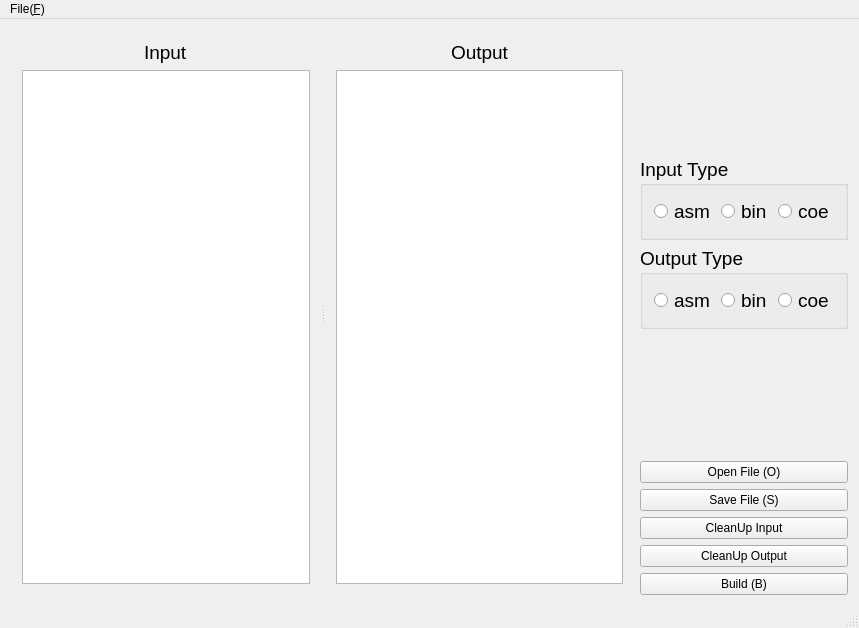
<?xml version="1.0" encoding="UTF-8"?>
<ui version="4.0">
 <class>MainWindow</class>
 <widget class="QMainWindow" name="MainWindow">
  <property name="geometry">
   <rect>
    <x>0</x>
    <y>0</y>
    <width>859</width>
    <height>628</height>
   </rect>
  </property>
  <property name="windowTitle">
   <string>MainWindow</string>
  </property>
  <property name="windowIcon">
   <iconset resource="icon.qrc">
    <normaloff>:/appIcon/MyIcon.icns</normaloff>:/appIcon/MyIcon.icns</iconset>
  </property>
  <widget class="QWidget" name="centralWidget">
   <layout class="QHBoxLayout" name="horizontalLayout_5">
    <item>
     <widget class="QSplitter" name="splitter_2">
      <property name="orientation">
       <enum>Qt::Horizontal</enum>
      </property>
      <widget class="QSplitter" name="splitter">
       <property name="orientation">
        <enum>Qt::Horizontal</enum>
       </property>
       <widget class="QWidget" name="layoutWidget">
        <layout class="QVBoxLayout" name="verticalLayout">
         <item>
          <layout class="QHBoxLayout" name="horizontalLayout">
           <item>
            <spacer name="horizontalSpacer_2">
             <property name="orientation">
              <enum>Qt::Horizontal</enum>
             </property>
             <property name="sizeHint" stdset="0">
              <size>
               <width>40</width>
               <height>20</height>
              </size>
             </property>
            </spacer>
           </item>
           <item>
            <widget class="QLabel" name="label">
             <property name="font">
              <font>
               <family>Helvetica Neue</family>
               <pointsize>14</pointsize>
              </font>
             </property>
             <property name="text">
              <string>Input</string>
             </property>
             <property name="buddy">
              <cstring>InputTextEdit</cstring>
             </property>
            </widget>
           </item>
           <item>
            <spacer name="horizontalSpacer">
             <property name="orientation">
              <enum>Qt::Horizontal</enum>
             </property>
             <property name="sizeHint" stdset="0">
              <size>
               <width>40</width>
               <height>20</height>
              </size>
             </property>
            </spacer>
           </item>
          </layout>
         </item>
         <item>
          <widget class="QPlainTextEdit" name="InputTextEdit">
           <property name="font">
            <font>
             <family>Courier</family>
            </font>
           </property>
          </widget>
         </item>
        </layout>
       </widget>
       <widget class="QWidget" name="layoutWidget">
        <layout class="QVBoxLayout" name="verticalLayout_2">
         <item>
          <layout class="QHBoxLayout" name="horizontalLayout_2">
           <item>
            <spacer name="horizontalSpacer_3">
             <property name="orientation">
              <enum>Qt::Horizontal</enum>
             </property>
             <property name="sizeHint" stdset="0">
              <size>
               <width>40</width>
               <height>20</height>
              </size>
             </property>
            </spacer>
           </item>
           <item>
            <widget class="QLabel" name="label_2">
             <property name="font">
              <font>
               <family>Helvetica Neue</family>
               <pointsize>14</pointsize>
              </font>
             </property>
             <property name="text">
              <string>Output</string>
             </property>
             <property name="buddy">
              <cstring>InputTextEdit</cstring>
             </property>
            </widget>
           </item>
           <item>
            <spacer name="horizontalSpacer_4">
             <property name="orientation">
              <enum>Qt::Horizontal</enum>
             </property>
             <property name="sizeHint" stdset="0">
              <size>
               <width>40</width>
               <height>20</height>
              </size>
             </property>
            </spacer>
           </item>
          </layout>
         </item>
         <item>
          <widget class="QPlainTextEdit" name="OutputTextEdit">
           <property name="font">
            <font>
             <family>Courier</family>
            </font>
           </property>
          </widget>
         </item>
        </layout>
       </widget>
      </widget>
     </widget>
    </item>
    <item>
     <layout class="QVBoxLayout" name="verticalLayout_3">
      <item>
       <spacer name="verticalSpacer">
        <property name="orientation">
         <enum>Qt::Vertical</enum>
        </property>
        <property name="sizeHint" stdset="0">
         <size>
          <width>20</width>
          <height>40</height>
         </size>
        </property>
       </spacer>
      </item>
      <item>
       <widget class="QGroupBox" name="groupBox">
        <property name="font">
         <font>
          <family>Helvetica Neue</family>
          <pointsize>14</pointsize>
         </font>
        </property>
        <property name="title">
         <string>Input Type</string>
        </property>
        <layout class="QHBoxLayout" name="horizontalLayout_4">
         <item>
          <widget class="QRadioButton" name="Input_asm_check">
           <property name="font">
            <font>
             <family>Helvetica Neue</family>
            </font>
           </property>
           <property name="text">
            <string>asm</string>
           </property>
          </widget>
         </item>
         <item>
          <widget class="QRadioButton" name="Input_bin_check">
           <property name="font">
            <font>
             <family>Helvetica Neue</family>
            </font>
           </property>
           <property name="text">
            <string>bin</string>
           </property>
          </widget>
         </item>
         <item>
          <widget class="QRadioButton" name="Input_coe_check">
           <property name="font">
            <font>
             <family>Helvetica Neue</family>
            </font>
           </property>
           <property name="text">
            <string>coe</string>
           </property>
          </widget>
         </item>
        </layout>
       </widget>
      </item>
      <item>
       <widget class="QGroupBox" name="groupBox_2">
        <property name="font">
         <font>
          <family>Helvetica Neue</family>
          <pointsize>14</pointsize>
         </font>
        </property>
        <property name="title">
         <string>Output Type</string>
        </property>
        <layout class="QHBoxLayout" name="horizontalLayout_3">
         <item>
          <widget class="QRadioButton" name="Output_asm_check">
           <property name="font">
            <font>
             <family>Helvetica Neue</family>
            </font>
           </property>
           <property name="text">
            <string>asm</string>
           </property>
          </widget>
         </item>
         <item>
          <widget class="QRadioButton" name="Output_bin_check">
           <property name="font">
            <font>
             <family>Helvetica Neue</family>
            </font>
           </property>
           <property name="text">
            <string>bin</string>
           </property>
          </widget>
         </item>
         <item>
          <widget class="QRadioButton" name="Output_coe_check">
           <property name="font">
            <font>
             <family>Helvetica Neue</family>
            </font>
           </property>
           <property name="text">
            <string>coe</string>
           </property>
          </widget>
         </item>
        </layout>
       </widget>
      </item>
      <item>
       <spacer name="verticalSpacer_2">
        <property name="orientation">
         <enum>Qt::Vertical</enum>
        </property>
        <property name="sizeHint" stdset="0">
         <size>
          <width>20</width>
          <height>40</height>
         </size>
        </property>
       </spacer>
      </item>
      <item>
       <widget class="QPushButton" name="openFile_button">
        <property name="text">
         <string>Open File (O)</string>
        </property>
       </widget>
      </item>
      <item>
       <widget class="QPushButton" name="saveFile_button">
        <property name="text">
         <string>Save File (S)</string>
        </property>
       </widget>
      </item>
      <item>
       <widget class="QPushButton" name="InputCleanButton">
        <property name="font">
         <font>
          <family>Helvetica Neue</family>
         </font>
        </property>
        <property name="text">
         <string>CleanUp Input</string>
        </property>
       </widget>
      </item>
      <item>
       <widget class="QPushButton" name="OutputCleanButton">
        <property name="font">
         <font>
          <family>Helvetica Neue</family>
         </font>
        </property>
        <property name="text">
         <string>CleanUp Output</string>
        </property>
       </widget>
      </item>
      <item>
       <widget class="QPushButton" name="TranspushButton">
        <property name="font">
         <font>
          <family>Helvetica Neue</family>
         </font>
        </property>
        <property name="text">
         <string>Build (B)</string>
        </property>
       </widget>
      </item>
     </layout>
    </item>
   </layout>
  </widget>
  <widget class="QMenuBar" name="menuBar">
   <property name="geometry">
    <rect>
     <x>0</x>
     <y>0</y>
     <width>859</width>
     <height>22</height>
    </rect>
   </property>
   <widget class="QMenu" name="menuBar_File">
    <property name="title">
     <string>File(&amp;F)</string>
    </property>
    <property name="toolTipsVisible">
     <bool>false</bool>
    </property>
    <addaction name="actionopenFile_O"/>
    <addaction name="actionsave_S"/>
    <addaction name="actionbuild"/>
   </widget>
   <addaction name="menuBar_File"/>
  </widget>
  <widget class="QStatusBar" name="statusBar"/>
  <action name="actionsave_S">
   <property name="icon">
    <iconset resource="buttonicon.qrc">
     <normaloff>:/iconimages/save.png</normaloff>:/iconimages/save.png</iconset>
   </property>
   <property name="text">
    <string>saveFile(&amp;S)</string>
   </property>
   <property name="shortcut">
    <string>Ctrl+S</string>
   </property>
  </action>
  <action name="actionopenFile_O">
   <property name="icon">
    <iconset resource="buttonicon.qrc">
     <normaloff>:/iconimages/open.png</normaloff>:/iconimages/open.png</iconset>
   </property>
   <property name="text">
    <string>openFile(&amp;O)</string>
   </property>
   <property name="shortcut">
    <string>Ctrl+O</string>
   </property>
  </action>
  <action name="actionbuild">
   <property name="icon">
    <iconset resource="buttonicon.qrc">
     <normaloff>:/iconimages/tools.png</normaloff>:/iconimages/tools.png</iconset>
   </property>
   <property name="text">
    <string>build</string>
   </property>
   <property name="shortcut">
    <string>Ctrl+B</string>
   </property>
  </action>
 </widget>
 <layoutdefault spacing="6" margin="11"/>
 <resources>
  <include location="buttonicon.qrc"/>
  <include location="icon.qrc"/>
 </resources>
 <connections/>
</ui>
